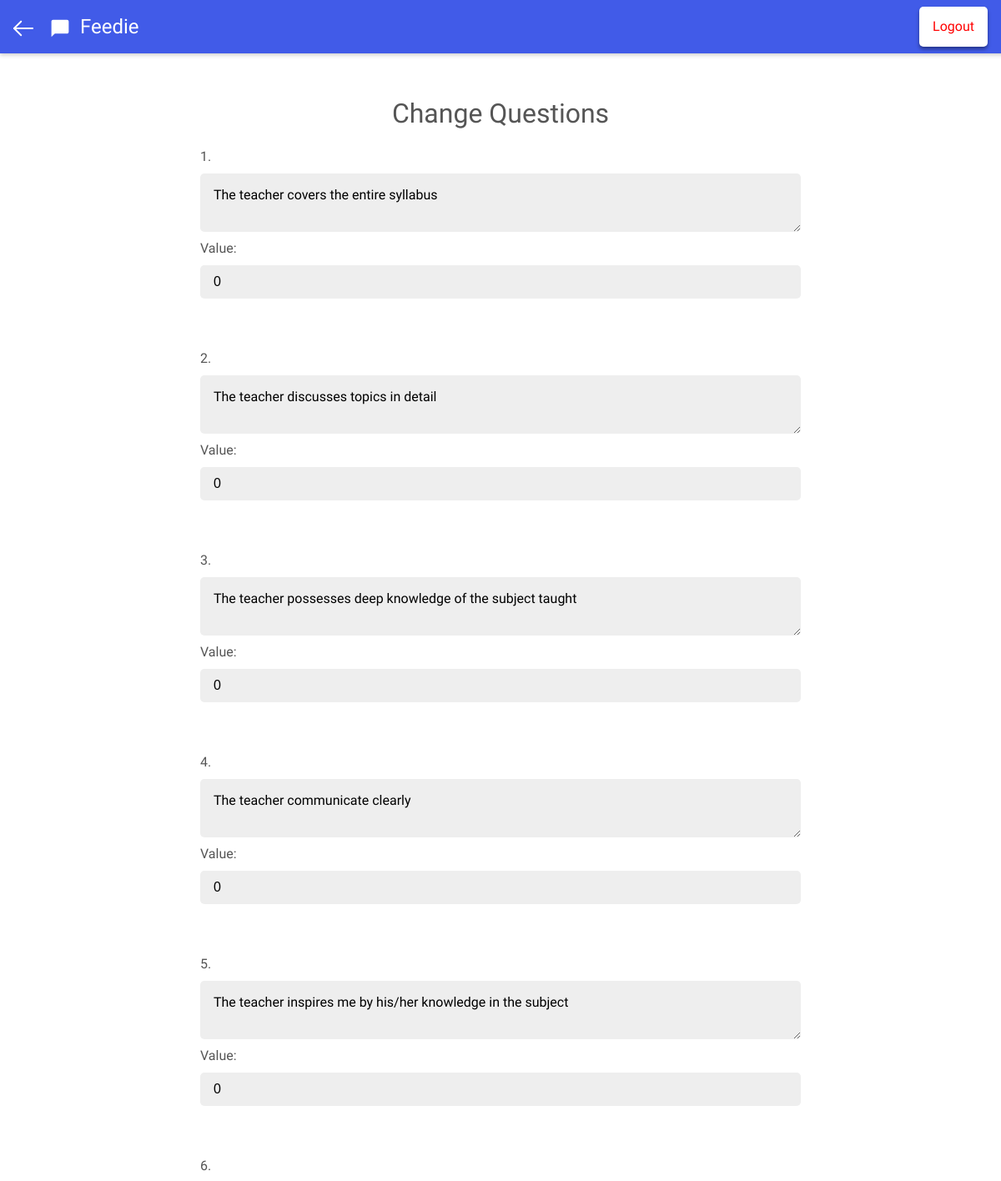
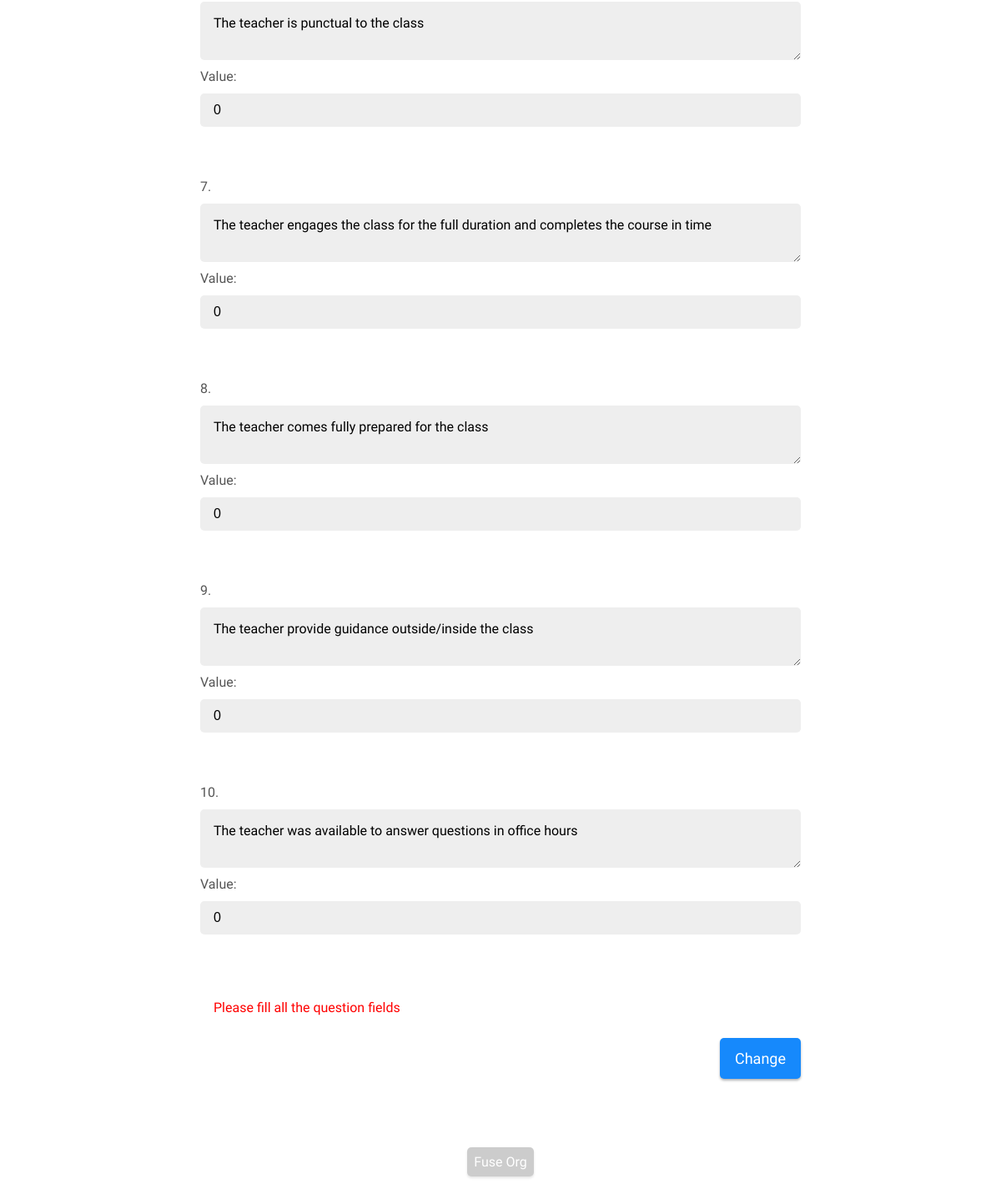
Page /maintainerportal/dashboard/changeqs/index.php (signed in) on the earlier database version (2 pictures, top to bottom).
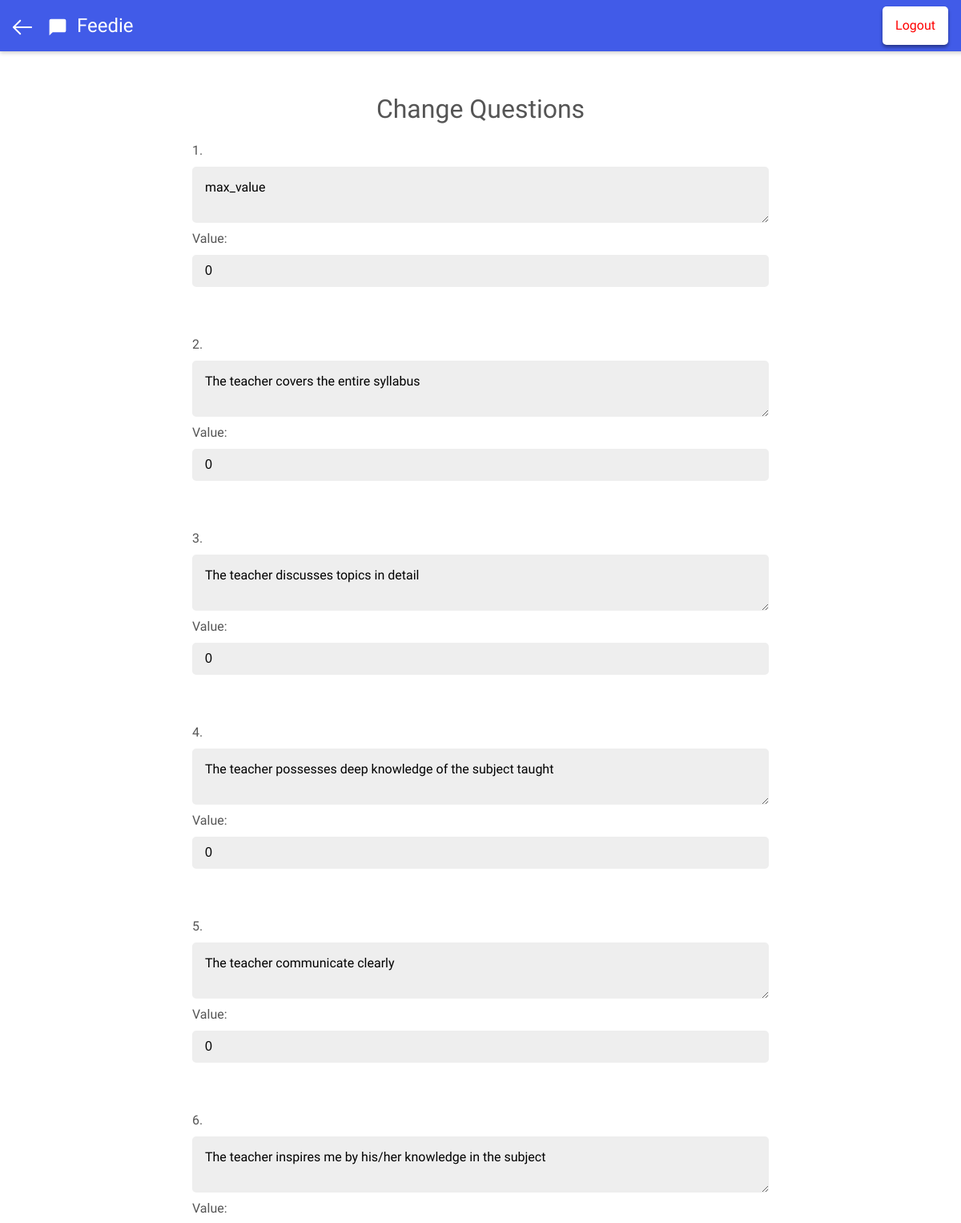
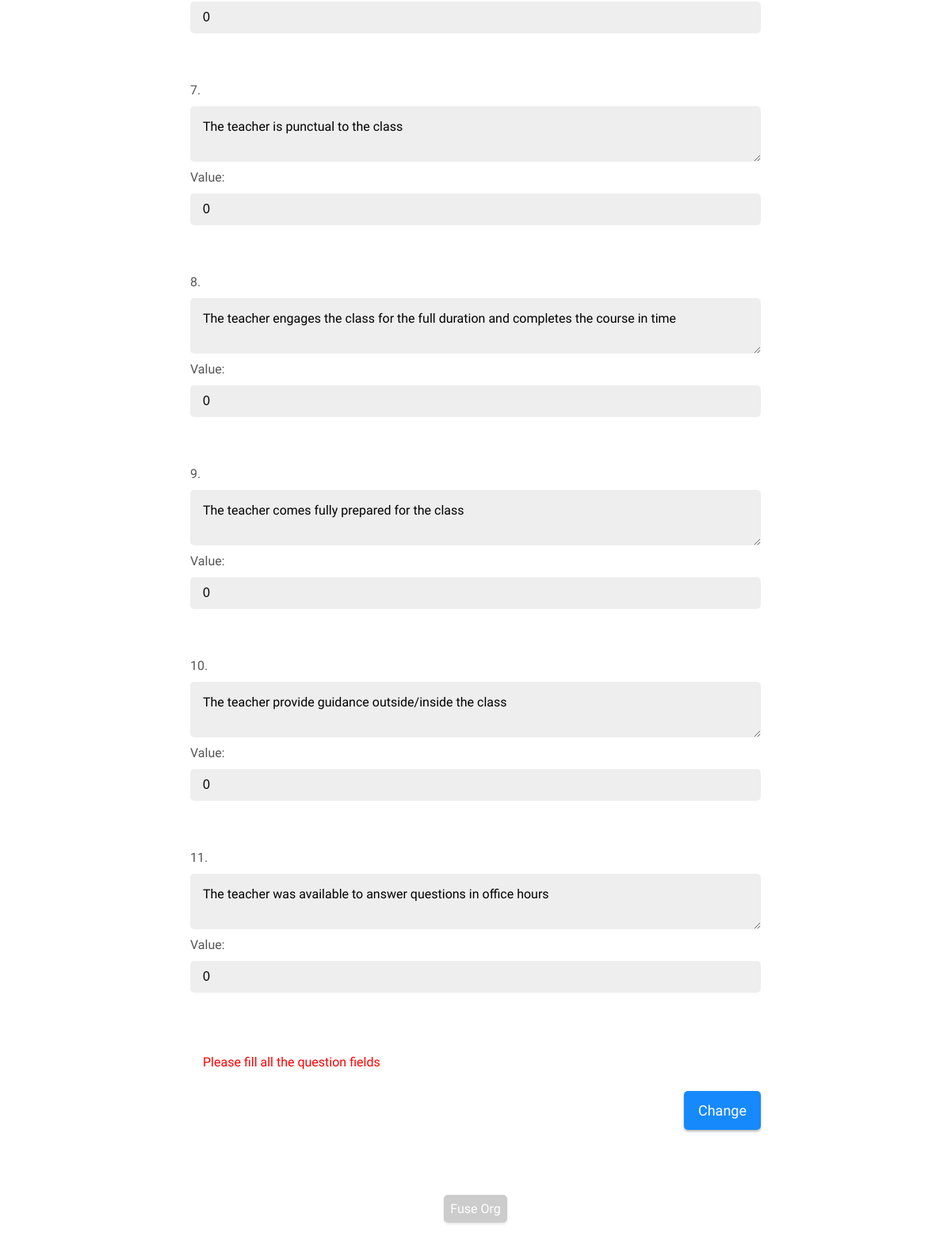
Same page on the later database version (2 pictures, top to bottom).
### tables this page shows
CREATE TABLE `questions` (
  `quest_id` int(2) NOT NULL,
  `quest_content` varchar(250) DEFAULT NULL,
  `quest_value` int(2) NOT NULL DEFAULT '0'
);

### maintainerportal/dashboard/changeqs/index.php (the view, shortened to what this page needs)
<html>
 <head>
  <link rel="stylesheet" type="text/css" href="../../../css.css">
 </head>
 <body>
  <div class="header">
		<div><a href="../"><img src="../../../images/back.svg" class="home"></a></div>
		<img src="../../../images/logo.svg" class="logo"/>
		<div class="title">Feedie</div>
    <a href="../../?logout=1"><div class="logout">Logout</div></a>
  </div>
  <div class="wrapper">
  <div class="container">
		<div class="heading">Change Questions</div>
    <form class="myform" action="" method="post">
      <?php
        include('../../../db_config.php');
        $sql = "SELECT quest_content, quest_value FROM questions ORDER BY quest_id ASC";
        $result = $conn->query($sql);
        $i = 1;
        if ($result->num_rows > 0){
          while ($row = $result->fetch_assoc()){
            echo $i.". ";
      ?>
			<textarea type="textarea" class="inputvalue" name="q[]" placeholder="Enter Question <?php echo $i; ?>" value="<?php echo $i; ?>"><?php echo $row["quest_content"]; ?></textarea>
      Value:
      <input type="textarea" class="inputvalue" style="margin-bottom: 60px; height: 40px;" name="v[]" placeholder="Enter Value/Mark for Question <?php echo $i; ?>" value="<?php echo $row["quest_value"]; ++$i; ?>">
      <?php
         }
        }
      ?>
    <div class="phpr" style="color:red">
    <label>
    <?php
      if ( !empty($_POST) ) {
        echo "Questions updated";
      }
      else{
        echo "Please fill all the question fields";
      }
    ?>
    </label>
    </div>
    <div style="text-align: right">
    <input class="button" type="submit" value="Change"/>
	  </div>
    </form>
  </div>
  </div>
  <footer><a href="https://fuse-org.firebaseapp.com" class="link" target="_blank">Fuse Org</a></footer>
 </body>
</html>

### css.css (style rules this page uses)
body { margin: 0; padding: 0; font-family: 'Product Sans', 'Roboto', 'Noto', sans-serif; font-size: 16px; line-height: 1.5; color: #555; text-rendering: optimizeLegibility; -webkit-font-smoothing: antialiased; font-smoothing: antialiased; -webkit-touch-callout: none; -webkit-user-select: none; -khtml-user-select: none; -moz-user-select: none; -ms-user-select: none; -o-user-select: none; user-select: none; }
* { transition: all .2s; }
a { text-decoration: none; outline: none; color: inherit; }
.header { background-color: #415be8; position: fixed; display: flex; top: 0px; left: 0px; width: 100%; height: 64px; padding: 0 16px; box-shadow: 0 2px 5px rgba(0,0,0,.2); color: #fff; vertical-align: middle; line-height: 64px; }
.home { width: auto; height: 24px; padding: 22px 0; margin-right: 16px; }
.logo { width: auto; height: 32px; padding: 18px 0; margin-right: 8px; }
.title { font-size: 24px; }
.wrapper { min-height: calc(100vh - 152px); display: flex; align-items: center; padding-top: 64px; }
.container { background-color: #fff; display: flex; flex-direction: column; padding: 32px; width: 60%; height: auto; margin: 0 auto; border-radius: 5px; }
.heading { font-size: 32px; text-transform: capitalize; margin: 16px 0; text-align: center; }
.myform { display: flex; flex-direction: column; width: 100%; }
.inputvalue { display: flex; font-size: 16px; widows: 100%; margin: 8px 0; padding: 16px; border: none; background-color: #eee; border-radius: 5px; }
textarea { min-width: 100%; font-family: 'Product Sans', 'Roboto', 'Noto', sans-serif; }
.button { font-family: 'Product Sans', 'Roboto', 'Noto', sans-serif; background-color: #1689fc; text-transform: capitalize; font-weight: 500; box-shadow: 0 2px 3px rgba(0,0,0,.3); border-radius: 5px; color: white; padding: 14px 18px; text-align: center; font-size: 18px; margin: 8px 0; border: 0; cursor: pointer; outline: 0; }
.phpr { color: #415be8; padding: 16px; }
.logout { position: fixed; right: 16px; box-shadow: 0 3px 4px rgba(0,0,0,.4); background-color: white; top: 8px; text-align: center; padding: 12px 16px; line-height: 1.5; border-radius: 5px; text-decoration: none; color: red; }
footer { display: block; padding: 32px 0; font-size: 16px; color: #555; text-align: center; width: 100%; }
a.link { padding: 8px; border-radius: 5px; background-color: rgba(0,0,0,.2); color: #fff; box-shadow: 0 2px 3px rgba(0,0,0,.1); }

Differences in the rows shown:
added questions: quest_content "max_value", quest_value "0"
